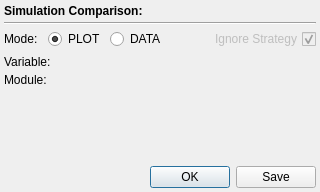
<?xml version="1.0" encoding="UTF-8"?>
<ui version="4.0">
 <class>SimComparisonWidget</class>
 <widget class="QWidget" name="SimComparisonWidget">
  <property name="geometry">
   <rect>
    <x>0</x>
    <y>0</y>
    <width>320</width>
    <height>192</height>
   </rect>
  </property>
  <property name="sizePolicy">
   <sizepolicy hsizetype="Preferred" vsizetype="Preferred">
    <horstretch>0</horstretch>
    <verstretch>0</verstretch>
   </sizepolicy>
  </property>
  <property name="minimumSize">
   <size>
    <width>320</width>
    <height>0</height>
   </size>
  </property>
  <property name="windowTitle">
   <string>Form</string>
  </property>
  <layout class="QVBoxLayout" name="verticalLayout">
   <property name="spacing">
    <number>4</number>
   </property>
   <property name="margin">
    <number>4</number>
   </property>
   <item>
    <widget class="QLabel" name="headingLabel">
     <property name="font">
      <font>
       <weight>75</weight>
       <bold>true</bold>
      </font>
     </property>
     <property name="text">
      <string>Simulation Comparison:</string>
     </property>
     <property name="textFormat">
      <enum>Qt::PlainText</enum>
     </property>
    </widget>
   </item>
   <item>
    <widget class="Line" name="line">
     <property name="orientation">
      <enum>Qt::Horizontal</enum>
     </property>
    </widget>
   </item>
   <item>
    <layout class="QHBoxLayout" name="topHorizontalLayout">
     <item>
      <widget class="QLabel" name="label_3">
       <property name="minimumSize">
        <size>
         <width>40</width>
         <height>0</height>
        </size>
       </property>
       <property name="text">
        <string>Mode:</string>
       </property>
      </widget>
     </item>
     <item>
      <widget class="QRadioButton" name="plotButton">
       <property name="minimumSize">
        <size>
         <width>55</width>
         <height>0</height>
        </size>
       </property>
       <property name="text">
        <string>PLOT</string>
       </property>
       <property name="checked">
        <bool>true</bool>
       </property>
       <attribute name="buttonGroup">
        <string notr="true">modeButtonGroup</string>
       </attribute>
      </widget>
     </item>
     <item>
      <widget class="QRadioButton" name="dataButton">
       <property name="enabled">
        <bool>true</bool>
       </property>
       <property name="minimumSize">
        <size>
         <width>55</width>
         <height>0</height>
        </size>
       </property>
       <property name="text">
        <string>DATA</string>
       </property>
       <attribute name="buttonGroup">
        <string notr="true">modeButtonGroup</string>
       </attribute>
      </widget>
     </item>
     <item>
      <spacer name="horizontalSpacer">
       <property name="orientation">
        <enum>Qt::Horizontal</enum>
       </property>
       <property name="sizeHint" stdset="0">
        <size>
         <width>40</width>
         <height>20</height>
        </size>
       </property>
      </spacer>
     </item>
     <item>
      <widget class="QCheckBox" name="strategyBox">
       <property name="enabled">
        <bool>false</bool>
       </property>
       <property name="layoutDirection">
        <enum>Qt::RightToLeft</enum>
       </property>
       <property name="text">
        <string>Ignore Strategy</string>
       </property>
       <property name="checked">
        <bool>true</bool>
       </property>
      </widget>
     </item>
    </layout>
   </item>
   <item>
    <spacer name="verticalSpacer_2">
     <property name="orientation">
      <enum>Qt::Vertical</enum>
     </property>
     <property name="sizeType">
      <enum>QSizePolicy::Fixed</enum>
     </property>
     <property name="sizeHint" stdset="0">
      <size>
       <width>20</width>
       <height>2</height>
      </size>
     </property>
    </spacer>
   </item>
   <item>
    <layout class="QHBoxLayout" name="bottomHorizontalLayout">
     <item>
      <widget class="QLabel" name="label_2">
       <property name="minimumSize">
        <size>
         <width>65</width>
         <height>0</height>
        </size>
       </property>
       <property name="text">
        <string>Variable:</string>
       </property>
      </widget>
     </item>
    </layout>
   </item>
   <item>
    <layout class="QHBoxLayout" name="middleHorizontalLayout">
     <item>
      <widget class="QLabel" name="label_4">
       <property name="minimumSize">
        <size>
         <width>65</width>
         <height>0</height>
        </size>
       </property>
       <property name="text">
        <string>Module:</string>
       </property>
      </widget>
     </item>
    </layout>
   </item>
   <item>
    <spacer name="verticalSpacer">
     <property name="orientation">
      <enum>Qt::Vertical</enum>
     </property>
     <property name="sizeHint" stdset="0">
      <size>
       <width>20</width>
       <height>80</height>
      </size>
     </property>
    </spacer>
   </item>
   <item>
    <widget class="QDialogButtonBox" name="buttonBox">
     <property name="standardButtons">
      <set>QDialogButtonBox::Ok|QDialogButtonBox::Save</set>
     </property>
    </widget>
   </item>
  </layout>
  <zorder>buttonBox</zorder>
  <zorder>line</zorder>
  <zorder>headingLabel</zorder>
  <zorder>verticalSpacer_2</zorder>
  <zorder></zorder>
 </widget>
 <resources/>
 <connections/>
 <buttongroups>
  <buttongroup name="modeButtonGroup"/>
 </buttongroups>
</ui>
